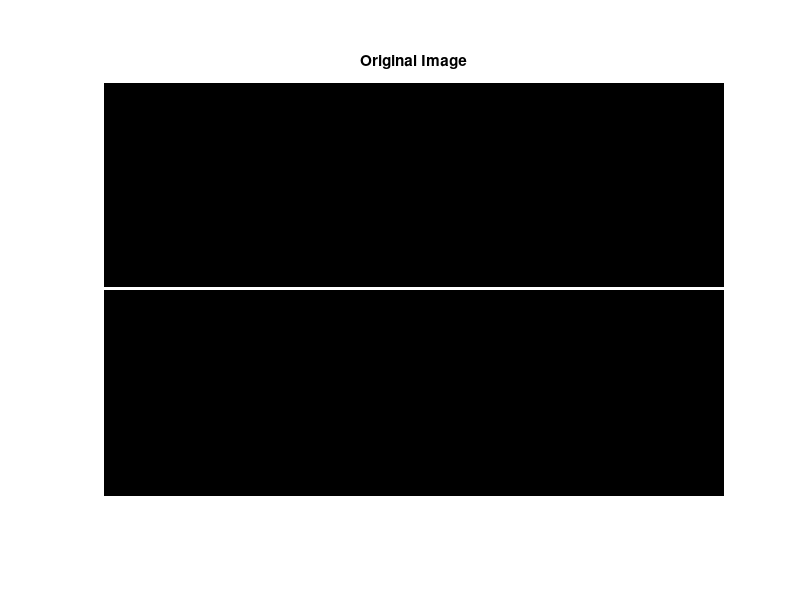
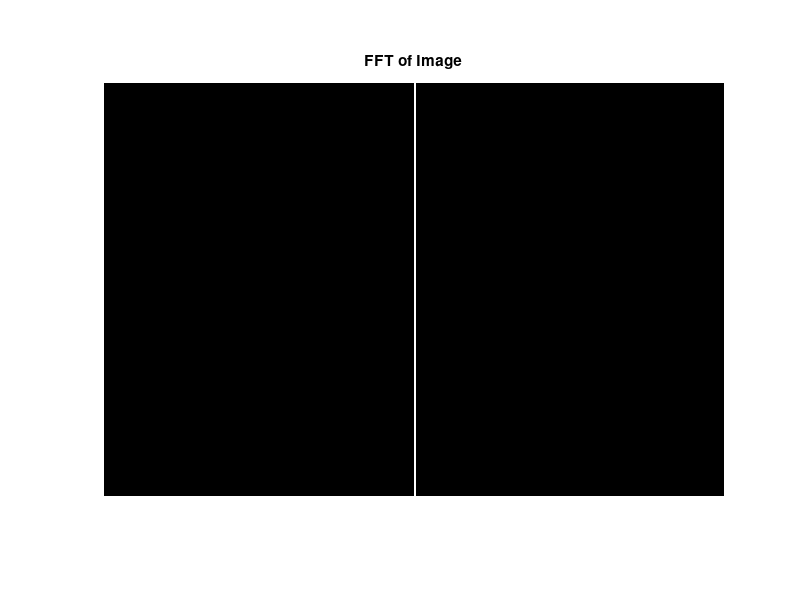

Write MATLAB code to recreate these figures, in order.
%% Clear the Enviroment
clc
close all
clear all

%% Creating the image
M = 200;
N = 300;
f = zeros(M,N);
f(100,:) = 1;
figure;imshow(f,[]); title('Original Image');

%% Relocating the origin
ff = zeros(M,N);
for i = 1:M
   for j = 1:N
      ff(i,j) = ((-1)^(i+j)) * f(i,j); 
   end
end

%% FFT
F = fft2(ff);
F = log(abs(F)+1);
figure; imshow(F, []); title('FFT of Image');

